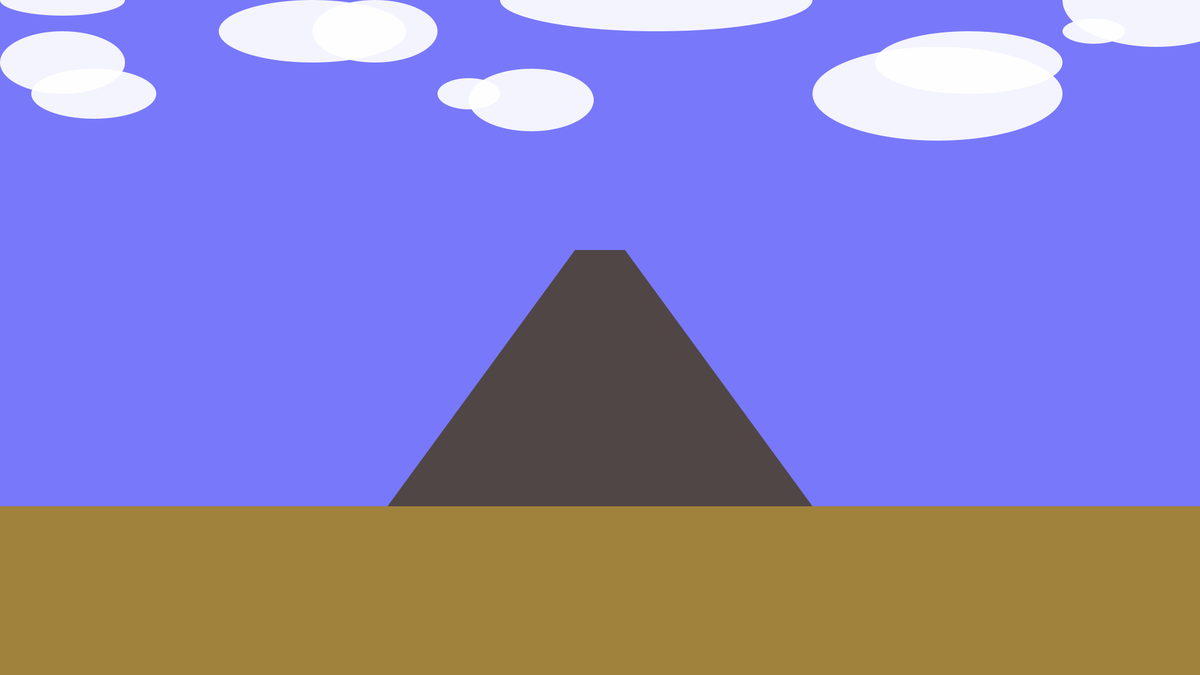
Frame 1 (no input)
Frame 60 (the mouse pressed at the canvas centre just before this capture): identical to frame 1, image omitted
Frame 120 (the mouse held since frame 60 and released just before this capture): identical to frame 1, image omitted

The Processing sketch that drew this single still picture (run headless with seeded random() and noise(); from frame 60 on, the mouse is pressed at the canvas centre):

// Processing sketch: Assignment_11_Volcano
// ── Assignment_11_Volcano.pde
//assignment 11
//physical/natural phenomenon
//I made a volcano. It looks pretty cool. Inspired by a Youtube video I was watching on volcanoes.

//global variables:
volcano boom = new volcano();
public boolean crater = false;
public boolean pompeii = false; //reference to the ancient destruction of
//on that note I should have named the volcano object "Vesuvius"

void setup(){
  size(1920, 1080);
  background(120, 120, 250); //sky
}


void draw(){
  background(120, 120, 250); //sky
  boom.place = new coord(960, 430);
  boom.run();
    if(pompeii == true){
      boom.erupt();
    }
  landScape(); 
    if(crater == true){
    boom.see();
    }
}

void landScape(){ //draws bg and volcano

  //sky
  noStroke();                      //no outline
  fill(255, 235);                  //white
  ellipse(500, 50, 300, 100);      //clouds
  ellipse(600, 50, 200, 100);
  ellipse(1500, 150, 400, 150);
  ellipse(100, 100, 200, 100);
  ellipse(1550, 100, 300, 100);
  ellipse(750, 150, 100, 50);
  ellipse(1750, 50, 100, 40);
  ellipse(150, 150, 200, 80);
  ellipse(1050, 0, 500, 100);
  ellipse(1850, 0, 300, 150);
  ellipse(850, 160, 200, 100);
  ellipse(100, 0, 200, 50);
  
  //land
  rectMode(CENTER);
  noStroke();                
  fill(160, 130, 60);                     //dirt color
  rect(width/2, height, width, height/2); //dirt drawn
  
  //volcano
  fill(80, 70, 70);     //dark rocky exterior
  beginShape();
  vertex(620, 810);
  vertex(920, 400);    //actual shape of it
  vertex(1000, 400);
  vertex(1300, 810);
  endShape();
}

void keyPressed(){
  if(key == ' '){
    pompeii = true;  //sets pompeii to true, starts eruption
    crater = true;   //shows eruption crater (cannot be undone once it is there, that would be unrealistic)
  }
  if(key == 'f' || key == 'F'){
    pompeii = false; //sets pompeii to false, stops eruption
  }
}

// ── Coord.pde
//repeated from the midterm. Bacially Vector2D.
//IMO This should just be a feature in processing instead of having to 
// manually add it each time someone wants to work with vecotrs.
static class coord{
  
  //fields
  public float x; //x coordinate
  public float y; //y coordinate
  //constructors
  
  public coord(){  //blank constructor
  }
  
  public coord(float x, float y){ //actual constructor that takes x and y
    this.x = x;  //sets coordinate.x equal to float x
    this.y = y;  //sets coordinate.y equal to float y
  }
  //methods
  //none 
  
}

// ── Lava.pde
//class for debris: lava chunks, smoke, and rocks

 public class lava extends coord{
   //fields
   public coord pos = new coord(random(800, 1080), 430);             //starting positions of debris
   public float speedY = 1;                                          //change in y position
   public coord velocity = new coord(random(-5, 5), random(-14, -7));//velocity of each debris object
   public float radius = 40;                                         //radius of debris
   public float gravity = 0.2;                                       //acceleration due to gravity
   public float type = random(0, 2);                                 //to determine the kind of debris (by color) that is shown. <0.5 = lava, .5 - 1 = rock, 1-2 = smoke.
   public float smokeLife = 240;                                     //lifetime of smoke.
   
   //constructors
   public lava(){} //blank constructor
   
   public lava(coord pos){ //constructor that takes position coordinate
     this.pos.x = pos.x;
     this.pos.y = pos.y;
   }
   
   //methods
   
   //show
   public void show(){
     noStroke();
     if(type <= 0.5){            //lava
       fill(255, 130, 10);
     }
     if(type > 0.5 && type <=1){ //rock
       fill(60, 60, 60);
     }
     if(type > 1){               //smoke
       fill(100, 220);
     }
     ellipse(pos.x, pos.y, radius, radius); //draws debris
   }
   
   //move
   public void move(){                    //updates velocity, position, and smokelife.
     pos.x += velocity.x;
     pos.y += velocity.y;
     if(type <= 1){
     velocity.y += gravity;
     }
     if(type > 1){
       velocity.y = -4;                   //sets a constant vvelocity for the smoke
       velocity.x = (velocity.x/2) * 1.9; //makes smoke stack slightly more conical and narrower
     }
     smokeLife -= 1;
     
   }
   //isGone
   public boolean isGone(){
     return(pos.y > 1080 || smokeLife < 0); //to make sure smoke gets deleted and doesn't just keep moving up forever, also to remove debris that hits the "ground".
   }
   
 }

// ── Volcano.pde
//class for volcano

public class volcano{ //bc lava comes out of a volcano
  //fields
  ArrayList<lava> debris = new ArrayList<lava>();
  public coord place = new coord(960, 700);
  //constructors
  public volcano(){} //blank constructor
  
  public volcano(coord p){
    p.x = place.x;
    p.y = place.y;
  }
  
  //methods
  
  //run
  public void run(){
    for(int i = 0; i < debris.size(); i++){
      lava l = debris.get(i);
      l.move();
      l.show();
        if(l.isGone()){
          debris.remove(i);
        }
    }
  }
  
  //erupt
  public void erupt(){ //adds new debris to arraylist
    if(debris.size() < 500 && pompeii == true){
      debris.add(new lava(place));
    }
  }
  public void see(){
    fill(255, 100, 0);
    triangle(920, 400, 1000, 400, 960, 430);
  }
  
}
